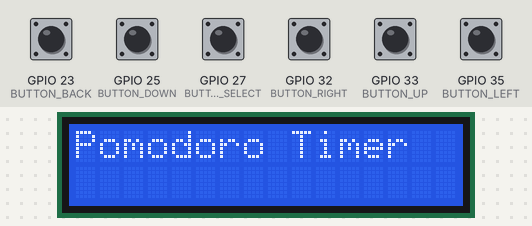
Bench run of a program on a simulated ESP32. On the bench: 16×2 character LCD. The inputs (shaded band) are chosen by the test bench; at power-on: GPIO 23 (BUTTON_BACK), GPIO 25 (BUTTON_DOWN), GPIO 27 (BUTTON_SELECT), GPIO 32 (BUTTON_RIGHT), GPIO 33 (BUTTON_UP), GPIO 35 (BUTTON_LEFT) LOW. WiFi joins after 1.5 s; servers stay silent unless stated; network time is answered at once with the bench clock; the local clock reads 2024-03-15 10:24:30 at power-on unless the program sets it; not simulated (calls return 0 or success): wifi_secrets.h; what the program prints to the serial monitor is not drawn.

Above: at 1.6 s.
At 3.84 s:
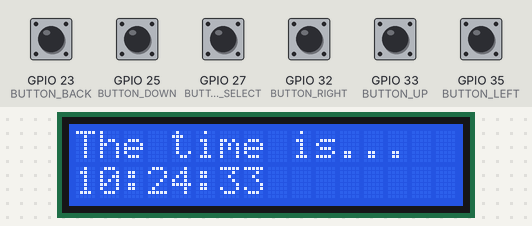
At 4.8 s:
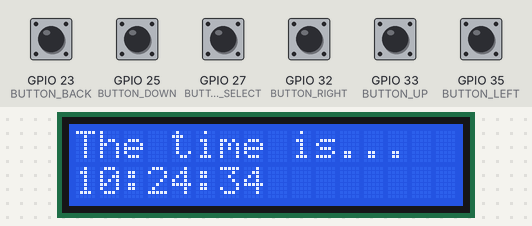
4.9 s: GPIO 23 (BUTTON_BACK) pulled HIGH for 0.15 s
Timing chart, 0 to 7.9 s (numbered marks = the images above; inputs shaded):
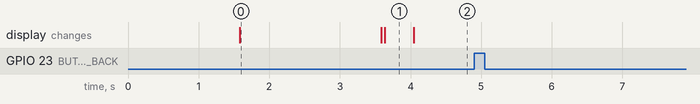

Measured:
- after the input at 4.9 s, every drawn part: stays the same
- what the display in image 0 shows lasts 2.0 s, from 1.6 s to 3.6 s
- what the display in image 1 shows lasts 0.4 s, from 3.6 s to 4.0 s

The program:

main.cpp
```cpp
#include <Arduino.h>
#include <LiquidCrystal_I2C.h>
#include <time.h>

// https://randomnerdtutorials.com/esp32-ntp-client-date-time-arduino-ide/
#include <WiFi.h>
#include <NTPClient.h>
#include <WiFiUdp.h>
#include "wifi_secrets.h"

// Define NTP Client to get time
WiFiUDP ntpUDP;
NTPClient timeClient(ntpUDP);

LiquidCrystal_I2C lcd(0x27,16,2);  // set the LCD address to 0x27 for a 16 chars and 2 line display

const int BUTTON_LEFT = 35;
const int BUTTON_RIGHT = 32;
const int BUTTON_UP = 33;
const int BUTTON_DOWN = 25;
const int BUTTON_BACK = 23;
const int BUTTON_SELECT = 27;
const int NUMBER_OF_BUTTONS = 6;

const int DEBOUNCE_DELAY = 50;

const int BUTTON_GPIO_PIN[NUMBER_OF_BUTTONS] = {BUTTON_LEFT, BUTTON_RIGHT, BUTTON_UP, BUTTON_DOWN, BUTTON_BACK, BUTTON_SELECT};
int button_state[NUMBER_OF_BUTTONS] = {LOW,LOW,LOW,LOW,LOW,LOW};

void init_gpio_buttons() {
  pinMode(BUTTON_LEFT ,INPUT);
  pinMode(BUTTON_RIGHT ,INPUT);
  pinMode(BUTTON_UP ,INPUT);
  pinMode(BUTTON_DOWN ,INPUT);
  pinMode(BUTTON_BACK ,INPUT);
  pinMode(BUTTON_SELECT ,INPUT);
}

void connect_to_wifi(){
  Serial.println(WIFI_SSID);
  WiFi.begin(WIFI_SSID, WIFI_PASSWORD);

  while (WiFi.status() != WL_CONNECTED) {
    delay(500);
    Serial.print(".");
  }

  Serial.println("");
  Serial.println("WiFi connected.");
  Serial.println("IP address: ");
  Serial.println(WiFi.localIP());
}

void init_lcd(){
  lcd.init();

  lcd.backlight();
  lcd.setCursor(0,0);
  lcd.print("Pomodoro Timer");
  delay(2000);
  lcd.clear();
}

// setup time client for RTC
void init_time_client(){
  const int ONE_TIMEZONE_OFFSET = 3600;
  const int MY_TIME_ZONE = -7;

  // Initialize a NTPClient to get time
  timeClient.begin();

  // GMT -1 = -3600 / GMT +1 = 3600
  timeClient.setTimeOffset(ONE_TIMEZONE_OFFSET * MY_TIME_ZONE);

  while(!timeClient.update()) {
    timeClient.forceUpdate();
  }
}


void setup()
{
  Serial.begin(9600);
  Serial.println("Initializing....");

  init_gpio_buttons();

  connect_to_wifi();

  init_lcd();

  init_time_client();
}

// Prints out the passed time arguement to the LCD
void lcd_display_formatted_time(tm time_to_print, int row, int column){
  int hours = time_to_print.tm_hour;

  if(hours >= 13) {
    hours -= 12;
  }

  lcd.setCursor(column, row);

  lcd.print(hours);
  lcd.print(":");
  if(time_to_print.tm_min < 10){
    lcd.print("0");
  }
  lcd.print(time_to_print.tm_min);
  lcd.print(":");
  if(time_to_print.tm_sec < 10){
    lcd.print("0");
  }
  lcd.print(time_to_print.tm_sec);
}

// Fetch raw epoch time from NTP Client and return it as localtime as tm
tm get_time_now(){
  struct tm current_time;

  time_t rawTime = timeClient.getEpochTime();
  current_time = *localtime(&rawTime);

  return current_time;
}

bool check_button_state() {
  bool button_pressed = false;

  for(int i = 0; i <= 5; i++){
    button_state[i] = digitalRead(BUTTON_GPIO_PIN[i]);

    if (button_state[i]) {
      button_pressed = true;
    }
  }

  return button_pressed;
}

bool display_menu = false;
unsigned long lastDebounceTime = 0;

void loop() {
  struct tm current_time;

  if(check_button_state()) {
    display_menu = true;
    lastDebounceTime = millis();
  }

  Serial.println(lastDebounceTime < millis());

  current_time = get_time_now();

  if(!display_menu){
    lcd.setCursor(0,0);
    lcd.print("The time is...");
    lcd_display_formatted_time(current_time, 1, 0);
  }

  delay(10);
}
```
